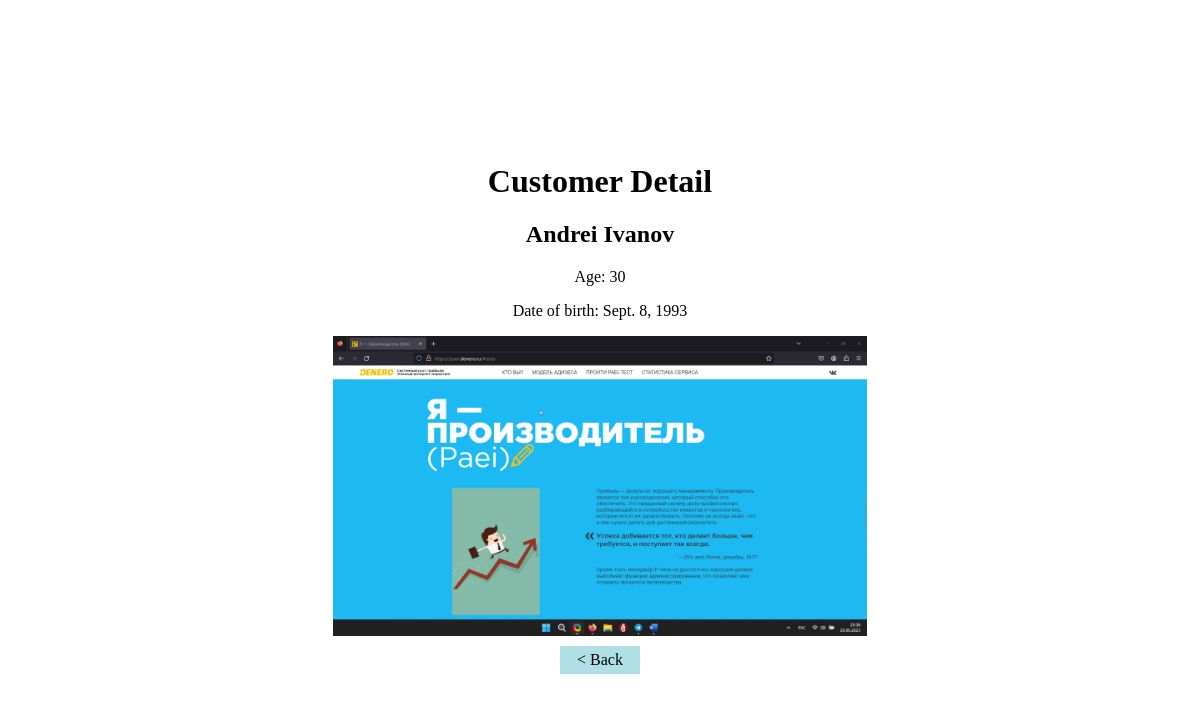
The app's page /customer/2/ with its own data.
### customersdb/models.py (models this page shows)
class Customer(models.Model):
    name = models.CharField(max_length=100)
    surname = models.CharField(max_length=100)
    age = models.PositiveIntegerField(validators=[MinValueValidator(1), MaxValueValidator(120)])
    date_birth = models.DateField()
    photo = models.ImageField(upload_to='images', null=True, blank=True)

### customersdb/views.py (the view)
# urls.py: path('customer/<int:pk>/', CustomerDetailView.as_view(), name='customer_detail'),
class CustomerDetailView(DetailView):
    model = Customer
    template_name = 'customersdb/customer_detail.html'
    context_object_name = 'customer'

### customersdb/templates/customersdb/customer_detail.html (shortened to what this page needs)
<!DOCTYPE html>
<html lang="en">
<head>
</head>
<body>
    <div class="container">
        <h1>Customer Detail</h1>
        <h2>{{ customer.name }} {{ customer.surname }}</h2>
        <p>Age: {{ customer.age }}</p>
        <p>Date of birth: {{ customer.date_birth }}</p>
        <img src="{{ customer.photo.url }}" alt="Customer photo">
        <div class="back-button-container">
            <a class="link-button" href="{{ request.META.HTTP_REFERER }}">< Back</a>
        </div>
    </div>
</body>
</html>

### customersdb/templates/customersdb/customer_detail.html (style rules this page uses)
body { display: flex; justify-content: center; align-items: center; height: 100vh; }
h1, h2, p { text-align: center; }
img { display: block; margin: 0 auto; max-height: 300px; }
.back-button-container { display: flex; justify-content: center; margin-top: 10px; }
.link-button { display: inline-block; text-align: center; background-color: #b0e0e6; padding: 5px 10px; text-decoration: none; color: black; min-width: 80px; box-sizing: border-box; }

### records on screen
Customer: name "Andrei", surname "Ivanov", age "30", date_birth "Sept. 8, 1993", photo (picture)
